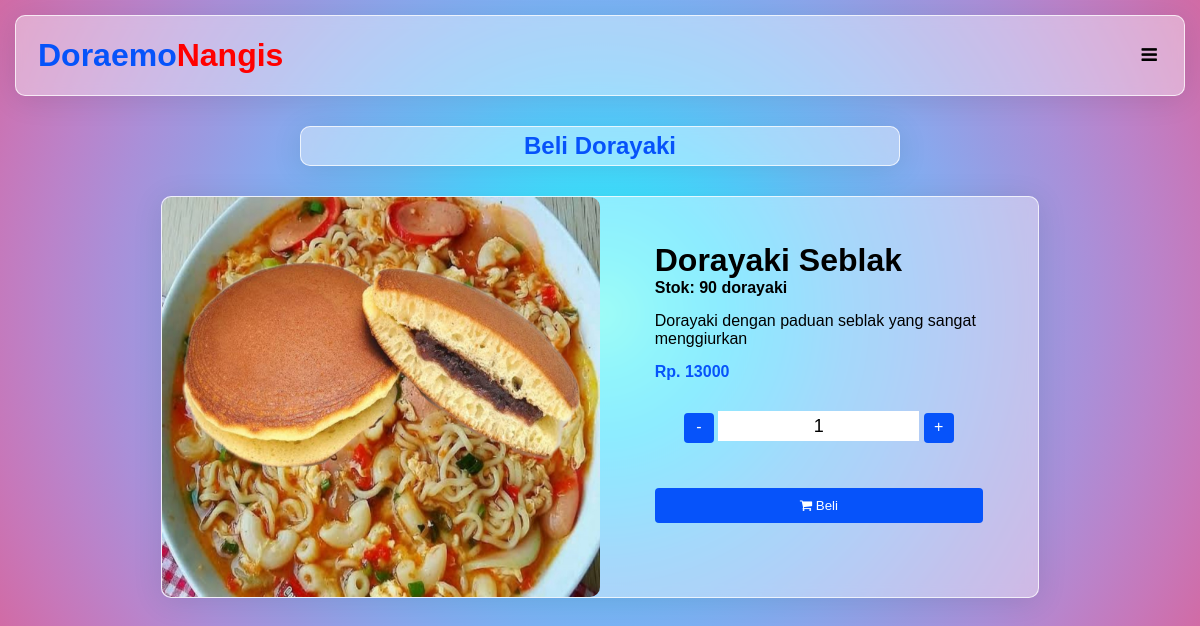
Page /beli-dorayaki.php?id=2 (signed in) on the committed database.
### tables this page shows
CREATE TABLE varian_dorayaki (iddorayaki INTEGER PRIMARY KEY AUTOINCREMENT, nama_varian TEXT, gambar TEXT, deskripsi TEXT, harga INTEGER, stok INTEGER);

### database.php (called while the page is built, shortened)
<?php
    function GetVarianDorayakiByID($db, $id){
        return $db->query("SELECT * FROM varian_dorayaki WHERE iddorayaki = $id;")->fetchArray();
    }
?>

### beli-dorayaki.php (the view, shortened to what this page needs)
<?php
require "database.php";
if(isset($_GET["id"])){
    $detaildorayaki = GetVarianDorayakiByID($db, $_GET["id"]);
}
?>
<!DOCTYPE html>
<html lang="en">
<head>
    <link rel="stylesheet" href="css/styles.css">
    <link rel="stylesheet" href="https://cdnjs.cloudflare.com/ajax/libs/font-awesome/4.7.0/css/font-awesome.min.css">
</head>
<body>
    <div class="glassmorphism-bg" id="header">
        <a href="dashboard.php" class="navbar-name">Doraemo<span style="color: red;">Nangis</span></a>
        <a href="javascript:void(0);" id="hamburger-menu" onclick="responsiveHeader()">
            <i class="fa fa-bars"></i>
        </a>
    </div>
    <p class="glassmorphism-bg" id="content-title">Beli Dorayaki</p>
    <div class="container" id="main-content">
        <div class="wrapper glassmorphism-bg" id="wrapper-detail">
            <?php if(isset($_GET["id"])) :?>
                <?php if($detaildorayaki) :?>
                    <div class="col-lg-6 col-md-12 col-sm-12 col-xs-12">
                        <img src="<?php echo $detaildorayaki["gambar"];?>" alt="">
                    </div>
                    <div class="col-lg-6 col-md-12 col-sm-12 col-xs-12">
                        <div class="detail">
                            <h1 id="detail-name"><?php echo $detaildorayaki["nama_varian"];?></h1>
                            <h4>Stok: <?php echo $detaildorayaki["stok"];?> dorayaki</h4>
                            <p><?php echo $detaildorayaki["deskripsi"];?></p>
                            <p class="detail-harga">Rp. <span id="total-harga"><?php echo $detaildorayaki["harga"];?></span></p>
                            <?php if($detaildorayaki["stok"] > 0) :?>
                                <form action="" method="post">
                                    <div class="wrapper" id="wrapper-quantity">
                                        <div class="quantity">
                                            <div class="btn-increment-decrement" onClick="decrement_quantity(<?php echo $_GET["id"]?>);">-</div>
                                            <input class="input-quantity" id="input-quantity" name="input-quantity" value="1" readonly="true">
                                            <div class="btn-increment-decrement" onClick="increment_quantity(<?php echo $_GET["id"]?>);">+</div>
                                        </div>
                                    </div>
                                    <button type="submit" name="btnbeli"><i class="fa fa-shopping-cart"></i> Beli</button>
                                </form>
                            <?php else :?>
                                <div class="wrapper" id="wrapper-quantity">
                                    <p style="text-align: center; color: red; padding: 15px;">Maaf, dorayaki kehabisan stok :(</p>
                                </div>
                            <?php endif ;?>
                        </div>
                    </div>
                <?php else:?>
                    <h1 style="text-align: center; color: red; padding: 15px;">Dorayaki yang ingin dibeli tidak ada (T_T), mungkin sudah dihapus atau link tidak valid</h1>
                <?php endif;?>
            <?php else:?>
                <h1 style="text-align: center; color: red; padding: 15px;">Dorayaki yang ingin dibeli tidak ada (T_T), mungkin sudah dihapus atau link tidak valid</h1>
            <?php endif;?>
        </div>
    </div>
</body>
</html>

### css/styles.css (style rules this page uses)
* { box-sizing: border-box; margin: 0px; padding: 0px; font-family: Helvetica, Arial, sans-serif; }
body { background-image: radial-gradient(circle, #5ffbf1, #48eefa, #41dfff, #52cffe, #69bff8, #79b3f4, #8aa7ec, #9a9ae1, #aa8fd8, #ba83ca, #c777b9, #d16ba5); }
.container { padding-right: 15px; padding-left: 15px; margin-right: auto; margin-left: auto; width: 100%; }
#header { overflow: hidden; padding: 15px 10px; margin: 15px; }
#header #hamburger-menu { display: none; position: absolute; right: 15px; top: 15px; }
#header a { float: left; color: black; text-align: center; padding: 12px; font-size: 18px; line-height: 25px; border-radius: 4px; text-decoration: none; }
#header a.navbar-name { font-size: 32px; font-weight: bold; color: rgb(6, 83, 250); }
.glassmorphism-bg { background: rgba( 255, 255, 255, 0.40 ); box-shadow: 0 4px 30px 0 rgba(0, 0, 0, 0.1); backdrop-filter: blur( 6px ); -webkit-backdrop-filter: blur( 6px ); border-radius: 10px; border: 1px solid rgba( 255, 255, 255, 0.75); }
#content-title { color: rgb(6, 83, 250); text-align: center; width: 50%; overflow: hidden; margin: 30px auto; padding: 5px; font-size: 24px; font-weight: bold; }
.col-xs-1, .col-sm-1, .col-md-1, .col-lg-1, .col-xs-2, .col-sm-2, .col-md-2, .col-lg-2, .col-xs-3, .col-sm-3, .col-md-3, .col-lg-3, .col-xs-4, .col-sm-4, .col-md-4, .col-lg-4, .col-xs-5, .col-sm-5, .col-md-5, .col-lg-5, .col-xs-6, .col-sm-6, .col-md-6, .col-lg-6, .col-xs-7, .col-sm-7, .col-md-7, .col-lg-7, .col-xs-8, .col-sm-8, .col-md-8, .col-lg-8, .col-xs-9, .col-sm-9, .col-md-9, .col-lg-9, .col-xs-10, .col-sm-10, .col-md-10, .col-lg-10, .col-xs-11, .col-sm-11, .col-md-11, .col-lg-11, .col-xs-12, .col-sm-12, .col-md-12, .col-lg-12 { position: relative; min-height: 1px; }
.col-xs-1, .col-xs-2, .col-xs-3, .col-xs-4, .col-xs-5, .col-xs-6, .col-xs-7, .col-xs-8, .col-xs-9, .col-xs-10, .col-xs-11, .col-xs-12 { float: left; }
.col-xs-12 { width: 100%; }
@media (min-width: 1200px) { .col-lg-1, .col-lg-2, .col-lg-3, .col-lg-4, .col-lg-5, .col-lg-6, .col-lg-7, .col-lg-8, .col-lg-9, .col-lg-10, .col-lg-11, .col-lg-12 { float: left; } }
@media (min-width: 1200px) { .col-lg-6 { width: 50%; } }
@media (max-width: 1209px) { #header #hamburger-menu { display: block; } }
.wrapper { width: 100%; margin: 15px auto; overflow: hidden; margin-bottom: 30px; }
.wrapper button, .btn-increment-decrement { margin: 15px auto; text-align: center; padding: 10px; color: white; background-color: rgb(6, 83, 250); border: none; cursor: pointer; border-radius: 4px; }
#wrapper-detail { width: 75%; }
#wrapper-detail img { width: 100%; height: 400px; display: block; border-radius: 10px; object-fit: fill; }
.detail { width: 75%; height: 100%; margin: 45px auto; overflow: hidden; }
button[name=btnbeli], button[name=btnedit], button[name=btnhps] { width: 100%; }
button[name=btnbeli], button[name=btnubahstok] { margin-top: 30px; margin-bottom: 0px; }
.detail-harga { font-weight: bold; color: rgb(6, 83, 250); }
.detail p { margin-top: 15px; }
.btn-increment-decrement { display: inline-block; width: 30px; height: 30px; padding: 5px; margin: 0px; }
.input-quantity { height: 30px; font-size: 18px; border: none; text-align: center; outline: none; cursor: default; }
.quantity { margin: 0px auto; overflow: hidden; width: 270px; }
#wrapper-quantity { margin-top: 30px; margin-bottom: 15px; }

### rows in the picture
varian_dorayaki: gambar (picture), nama_varian "Dorayaki Seblak", stok "90", deskripsi "Dorayaki dengan paduan seblak yang sangat menggiurkan", harga "13000"
